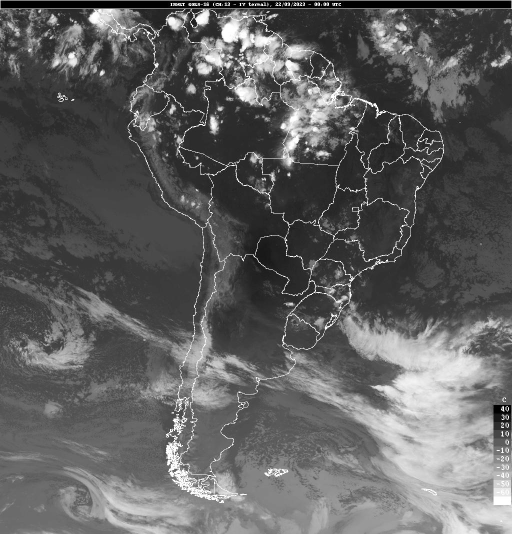
#> input picture data_raw/img.jpg, 1024 x 1068 px (shown at 1/2 size)
$ python -i get_cloud_percentage.py   (imports and definitions only)
#> lines starting #> are read from the running program, lines starting #| are printed output that depends on the picture; after the words box and inside, x2 and y2 are one past the last pixel; in counts of white or black regions, pixels touching at a corner belong together
import cv2
import csv
import numpy as np
import matplotlib.pyplot as plt
from datetime import datetime, timedelta


def get_percentage(img_path:str) -> float:
#> called with img_path = 'data_raw/img.jpg'
    img = cv2.imread(img_path)
#> img is the input picture: shape (1068, 1024, 3); min 0, max 255, mean 95.8
    gray = cv2.cvtColor(img,cv2.COLOR_BGR2GRAY)
    ret, thresh = cv2.threshold(gray, 200, 255, cv2.THRESH_BINARY)
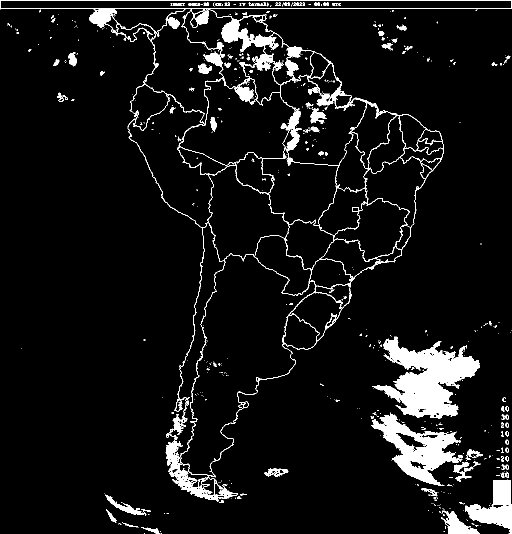
#> thresh: shape (1068, 1024) (shown at 1/2 size); 6.7% white; 605 white regions (498 under 20 px), largest, box (x1, y1, x2, y2) and area: (0, 0, 1024, 1003) 31002, (744, 673, 960, 837) 16589, (742, 825, 925, 972) 9691

    kernel = np.ones((3,3),np.uint8)
    opening = cv2.morphologyEx(thresh,cv2.MORPH_OPEN,kernel, iterations = 1)
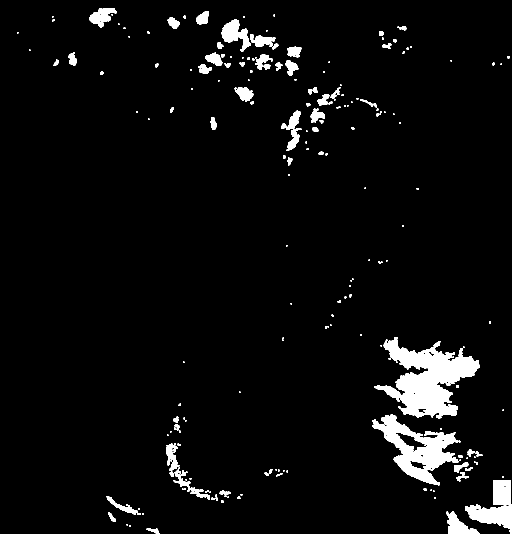
#> opening: shape (1068, 1024) (shown at 1/2 size); 4.5% white; 209 white regions (113 under 20 px), largest, box (x1, y1, x2, y2) and area: (748, 674, 959, 837) 16015, (744, 829, 917, 971) 9477, (930, 960, 1024, 1068) 4678

    sure_bg = cv2.dilate(opening,kernel,iterations=1)
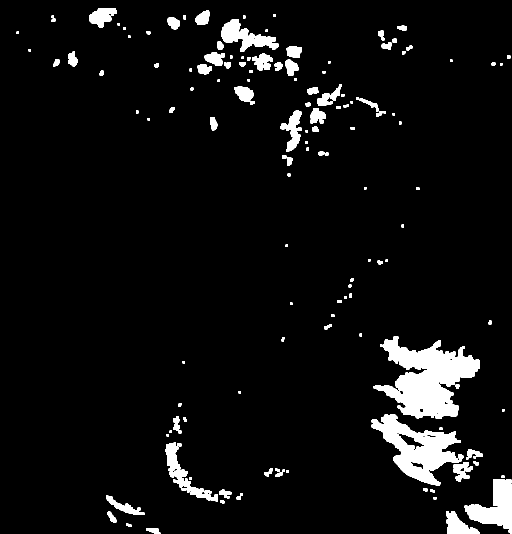
#> sure_bg: shape (1068, 1024) (shown at 1/2 size); 5.7% white; 140 white regions, largest, box (x1, y1, x2, y2) and area: (747, 673, 960, 838) 17964, (743, 828, 923, 972) 10931, (929, 959, 1024, 1068) 5202
    percentage = (np.count_nonzero(sure_bg == 0) * 100)/(sure_bg.shape[0] * sure_bg.shape[1])
#> percentage = 94.35
    return round(percentage, 2)


def slice(path_img:str, path_save:str) -> None:
    img = plt.imread(path_img)[279:-155, 383:-190]
    plt.imsave(path_save, img)

def save_csv(percenteage, data):
    with open('percentage_cloud.csv', 'a', newline='') as arquivo_csv:
        escritor_csv = csv.writer(arquivo_csv)

        # Verifica se o cabeçalho já foi escrito
        if arquivo_csv.tell() == 0:
            escritor_csv.writerow(['percentage', 'data'])

        # Adiciona uma nova linha com a data e porcentagem
        escritor_csv.writerow([percenteage, data])


# [17 lines not run here, left out]

>>> result = get_percentage('data_raw/img.jpg')
#> result = 94.35
